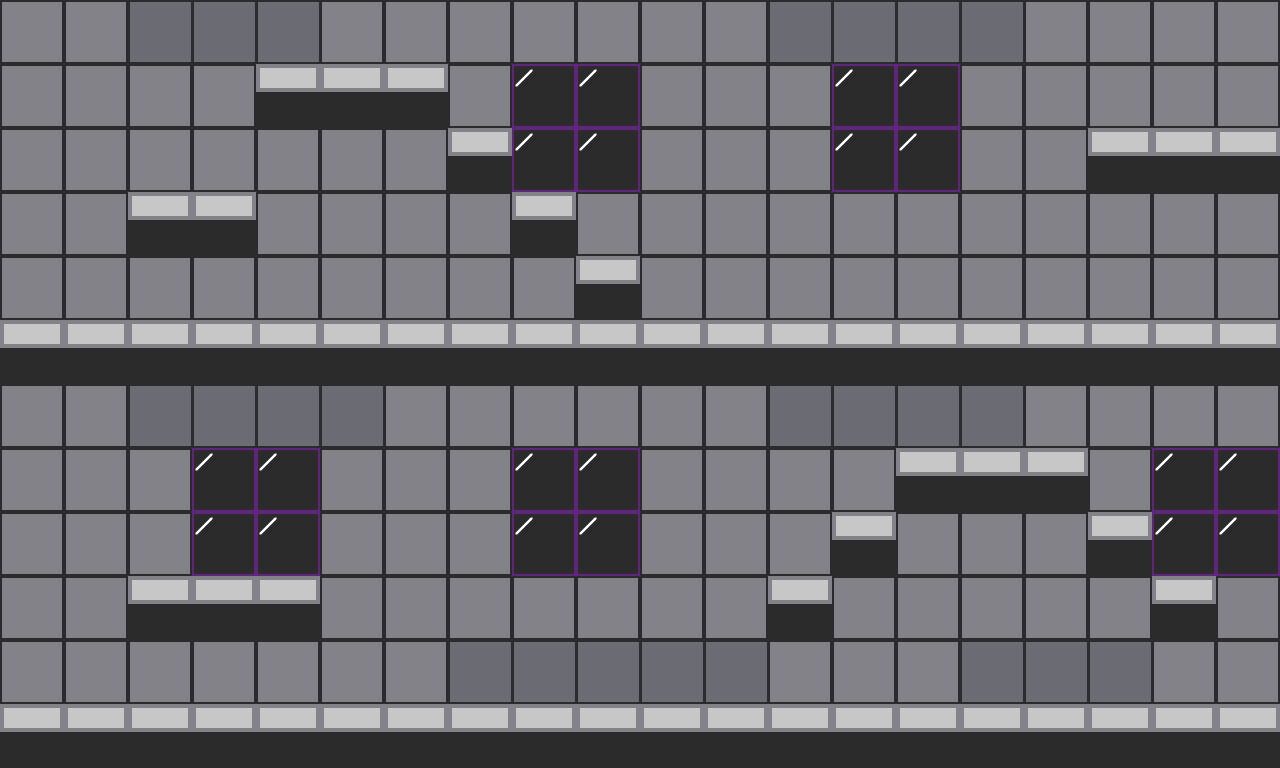

This is a level from a 2D game, rendered from its Tiled map with the project's own tilesets. A one-line summary and the complete map file follow:
An orthogonal 20x12 tile map with 64x64 px tiles, 2 tile layers (background, collide), 2 tilesets.

<map version="1.2" tiledversion="1.3.4" orientation="orthogonal" renderorder="left-up" width="20" height="12" tilewidth="64" tileheight="64" infinite="0" nextlayerid="4" nextobjectid="1">
 <tileset firstgid="1" name="CastleBackground" tilewidth="64" tileheight="64" tilecount="4" columns="2">
  <image source="study/cse380/final/final/dist/asset/tilemaps/tiles/CastleBackground.png" width="128" height="128" />
 </tileset>
 <tileset firstgid="5" name="CastleBlock" tilewidth="64" tileheight="64" tilecount="6" columns="2">
  <image source="study/cse380/final/final/dist/asset/tilemaps/tiles/CastleBlock.png" width="128" height="192" />
 </tileset>
 <layer id="2" name="background" width="20" height="12">
  <data encoding="csv">
2,2,3,3,3,2,2,2,2,2,2,2,3,3,3,3,2,2,2,2,
2,2,2,2,2,2,2,2,1,1,2,2,2,1,1,2,2,2,2,2,
2,2,2,2,2,2,2,2,1,1,2,2,2,1,1,2,2,2,2,2,
2,2,2,2,2,2,2,2,2,2,2,2,2,2,2,2,2,2,2,2,
2,2,2,2,2,2,2,2,2,2,2,2,2,2,2,2,2,2,2,2,
0,0,0,0,0,0,0,0,0,0,0,0,0,0,0,0,0,0,0,0,
2,2,3,3,3,3,2,2,2,2,2,2,3,3,3,3,2,2,2,2,
2,2,2,1,1,2,2,2,1,1,2,2,2,2,2,2,2,2,1,1,
2,2,2,1,1,2,2,2,1,1,2,2,2,2,2,2,2,2,1,1,
2,2,2,2,2,2,2,2,2,2,2,2,2,2,2,2,2,2,2,2,
2,2,2,2,2,2,2,3,3,3,3,3,2,2,2,3,3,3,2,2,
0,0,0,0,0,0,0,0,0,0,0,0,0,0,0,0,0,0,0,0
</data>
 </layer>
 <layer id="1" name="collide" width="20" height="12">
  <data encoding="csv">
0,0,0,0,0,0,0,0,0,0,0,0,0,0,0,0,0,0,0,0,
0,0,0,0,5,5,5,0,0,0,0,0,0,0,0,0,0,0,0,0,
0,0,0,0,0,0,0,5,0,0,0,0,0,0,0,0,0,5,5,5,
0,0,5,5,0,0,0,0,5,0,0,0,0,0,0,0,0,0,0,0,
0,0,0,0,0,0,0,0,0,5,0,0,0,0,0,0,0,0,0,0,
5,5,5,5,5,5,5,5,5,5,5,5,5,5,5,5,5,5,5,5,
0,0,0,0,0,0,0,0,0,0,0,0,0,0,0,0,0,0,0,0,
0,0,0,0,0,0,0,0,0,0,0,0,0,0,5,5,5,0,0,0,
0,0,0,0,0,0,0,0,0,0,0,0,0,5,0,0,0,5,0,0,
0,0,5,5,5,0,0,0,0,0,0,0,5,0,0,0,0,0,5,0,
0,0,0,0,0,0,0,0,0,0,0,0,0,0,0,0,0,0,0,0,
5,5,5,5,5,5,5,5,5,5,5,5,5,5,5,5,5,5,5,5
</data>
 </layer>
</map>